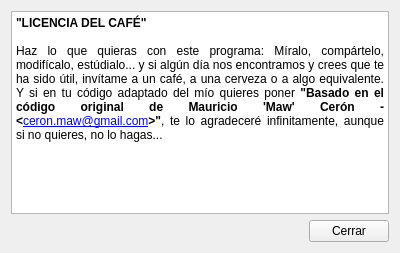
<?xml version="1.0" encoding="UTF-8"?>
<ui version="4.0">
 <class>FormLicencia</class>
 <widget class="QWidget" name="FormLicencia">
  <property name="geometry">
   <rect>
    <x>0</x>
    <y>0</y>
    <width>400</width>
    <height>253</height>
   </rect>
  </property>
  <property name="minimumSize">
   <size>
    <width>400</width>
    <height>253</height>
   </size>
  </property>
  <property name="maximumSize">
   <size>
    <width>400</width>
    <height>253</height>
   </size>
  </property>
  <property name="windowTitle">
   <string>Licencia</string>
  </property>
  <property name="windowIcon">
   <iconset resource="resources/metnum.qrc">
    <normaloff>:/Iconos/icons/metodos.png</normaloff>:/Iconos/icons/metodos.png</iconset>
  </property>
  <layout class="QVBoxLayout" name="verticalLayout">
   <item>
    <widget class="QTextBrowser" name="textBrowser">
     <property name="html">
      <string>&lt;!DOCTYPE HTML PUBLIC &quot;-//W3C//DTD HTML 4.0//EN&quot; &quot;http://www.w3.org/TR/REC-html40/strict.dtd&quot;&gt;
&lt;html&gt;&lt;head&gt;&lt;meta name=&quot;qrichtext&quot; content=&quot;1&quot; /&gt;&lt;style type=&quot;text/css&quot;&gt;
p, li { white-space: pre-wrap; }
&lt;/style&gt;&lt;/head&gt;&lt;body style=&quot; font-family:'Sans'; font-size:9pt; font-weight:400; font-style:normal;&quot;&gt;
&lt;p style=&quot; margin-top:0px; margin-bottom:0px; margin-left:0px; margin-right:0px; -qt-block-indent:0; text-indent:0px;&quot;&gt;&lt;span style=&quot; font-weight:600;&quot;&gt;&amp;quot;LICENCIA DEL CAFÉ&amp;quot;&lt;/span&gt;&lt;/p&gt;
&lt;p style=&quot;-qt-paragraph-type:empty; margin-top:0px; margin-bottom:0px; margin-left:0px; margin-right:0px; -qt-block-indent:0; text-indent:0px;&quot;&gt;&lt;br /&gt;&lt;/p&gt;
&lt;p align=&quot;justify&quot; style=&quot; margin-top:0px; margin-bottom:0px; margin-left:0px; margin-right:0px; -qt-block-indent:0; text-indent:0px; -qt-user-state:0;&quot;&gt;Haz lo que quieras con este programa: Míralo, compártelo, modifícalo, estúdialo... y si algún día nos encontramos y crees que te ha sido útil, invítame a un café, a una cerveza o a algo equivalente. Y si en tu código adaptado del mío quieres poner &lt;span style=&quot; font-weight:600;&quot;&gt;&amp;quot;Basado en el código original de Mauricio 'Maw' Cerón - &amp;lt;&lt;/span&gt;&lt;a href=&quot;mailto:ceron.maw@gmail.com&quot;&gt;&lt;span style=&quot; text-decoration: underline; color:#0000ff;&quot;&gt;ceron.maw@gmail.com&lt;/span&gt;&lt;/a&gt;&lt;span style=&quot; font-weight:600;&quot;&gt;&amp;gt;&amp;quot;&lt;/span&gt;, te lo agradeceré infinitamente, aunque si no quieres, no lo hagas...&lt;/p&gt;&lt;/body&gt;&lt;/html&gt;</string>
     </property>
    </widget>
   </item>
   <item>
    <layout class="QGridLayout" name="gridLayout">
     <item row="0" column="1">
      <widget class="QPushButton" name="btnLicencia">
       <property name="text">
        <string>Cerrar</string>
       </property>
      </widget>
     </item>
     <item row="0" column="0">
      <spacer name="horizontalSpacer">
       <property name="orientation">
        <enum>Qt::Horizontal</enum>
       </property>
       <property name="sizeHint" stdset="0">
        <size>
         <width>40</width>
         <height>20</height>
        </size>
       </property>
      </spacer>
     </item>
    </layout>
   </item>
  </layout>
 </widget>
 <resources>
  <include location="resources/metnum.qrc"/>
 </resources>
 <connections>
  <connection>
   <sender>btnLicencia</sender>
   <signal>clicked()</signal>
   <receiver>FormLicencia</receiver>
   <slot>close()</slot>
   <hints>
    <hint type="sourcelabel">
     <x>295</x>
     <y>229</y>
    </hint>
    <hint type="destinationlabel">
     <x>173</x>
     <y>126</y>
    </hint>
   </hints>
  </connection>
 </connections>
</ui>
